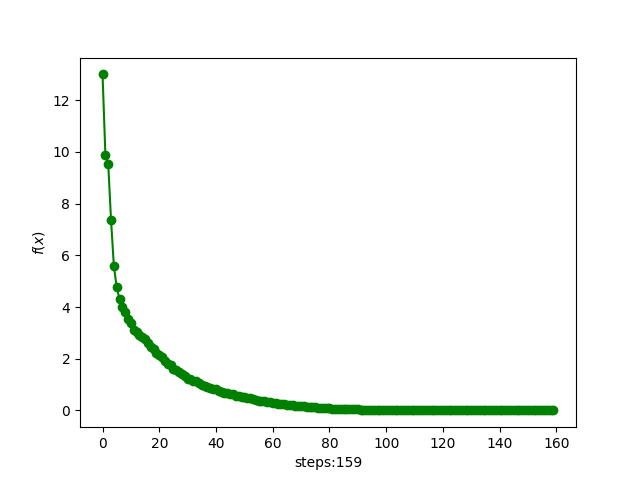

Recreate this plot in Python.
import numpy as np
import matplotlib.pyplot as plt
import time


def is_pos_def(x):
    return np.all(np.linalg.eigvals(x) > 0)


class DFP:
    def __init__(self, x0: np.array, H: np.array, alpha: float, beta: float, eta: float):
        self.x = x0
        self.alpha = alpha
        self.beta = beta
        self.eta = eta
        self.f_his = []
        self.time_his = []
        self.total_time = 0
        self.start_time = time.time()
        self.g = None
        self.d = None
        self.H = H
        self.pos = []

    def f(self, x: np.array):
        x1, x2, x3 = x[0], x[1], x[2]
        return (3 - x1) ** 2 + 7 * (x2 - x1 ** 2) ** 2 + 9 * (x3 - x1 - x2 ** 2) ** 2

    def df(self, x: np.array):
        x1, x2, x3 = x[0], x[1], x[2]
        return np.array([2 * (x1 - 3) + 28 * (x1 ** 2 - x2) * x1 + 18 * (-x3 + x1 + x2 ** 2),
                         36 * x2 ** 3 + 36 * x1 * x2 - 36 * x2 * x3 + 14 * x2 - 14 * x1 ** 2,
                         -18 * x2 ** 2 - 18 * x1 + 18 * x3])

    def dfp_step(self):
        pass
        print(self.x, file=fl)
        alpha = 1.0
        g = self.df(self.x)
        dfdf = np.dot(g, g)
        if dfdf < self.eta * self.eta:
            return False
        f = self.f(self.x)
        d = -self.H @ g

        # check whether positive definite
        if is_pos_def(self.H):
            self.pos.append(1)
        else:
            self.pos.append(0)

        while self.f(self.x + alpha * d) > f + self.alpha * alpha * np.dot(g, d):
            alpha = self.beta * alpha
        dx = alpha * d
        self.x += dx

        dg = self.df(self.x) - g

        Hdg = self.H @ dg
        dgdx = np.dot(dg, dx)
        dgHdg = np.dot(dg, Hdg)
        assert dgdx != 0 and dgHdg != 0

        self.H += np.outer(dx, dx) / dgdx - np.outer(Hdg, Hdg) / dgHdg

        self.d = d
        self.g = g

        self.f_his.append(f)
        self.time_his.append(time.time() - self.start_time)

        return True

    def plot(self, figName, time=0):
        if time == 1:
            plt.figure()
            plt.plot(self.time_his, self.f_his, "o-", color="r")
            ax = plt.gca()
            self.total_time = self.time_his[len(self.time_his-1)]
            ax.set_xlabel(f"total time:{round(self.total_time*1000,3)} s")
            ax.set_ylabel(r"$f(x)$")
            plt.savefig(figName + ".png")
            plt.show()
        else:
            plt.figure()
            plt.plot(range(len(self.f_his)), self.f_his, "o-", color="g")
            ax = plt.gca()
            ax.set_xlabel(f"steps:{len(self.f_his)-1}")
            ax.set_ylabel(r"$f(x)$")
            plt.savefig(figName + ".png")
            plt.show()

    def plot_pos(self):
        plt.figure()
        plt.plot(range(len(self.pos)), self.pos, "o-", color="purple")
        ax = plt.gca()
        ax.set_xlabel("1 means it's positive definite,0 means it's not")
        plt.savefig("dfp_pos_def.png")
        plt.show()

    def start(self):
        while self.dfp_step():
            pass


class BFGS:
    def __init__(self, x0: np.array, H: np.array, alpha: float, beta: float, eta: float):
        self.x = x0
        self.alpha = alpha
        self.beta = beta
        self.eta = eta
        self.f_his = []
        self.time_his = []
        self.total_time = 0
        self.start_time = time.time()
        self.g = None
        self.d = None
        self.H = H
        self.pos = []

    def f(self, x: np.array):
        x1, x2, x3 = x[0], x[1], x[2]
        return (3 - x1) ** 2 + 7 * (x2 - x1 ** 2) ** 2 + 9 * (x3 - x1 - x2 ** 2) ** 2

    def df(self, x: np.array):
        x1, x2, x3 = x[0], x[1], x[2]
        return np.array([2 * (x1 - 3) + 28 * (x1 ** 2 - x2) * x1 + 18 * (-x3 + x1 + x2 ** 2),
                         36 * x2 ** 3 + 36 * x1 * x2 - 36 * x2 * x3 + 14 * x2 - 14 * x1 ** 2,
                         -18 * x2 ** 2 - 18 * x1 + 18 * x3])

    def bfgs_step(self):
        pass
        print(self.x, file=fl)
        alpha = 1.0
        g = self.df(self.x)
        dfdf = np.dot(g, g)
        if dfdf < self.eta * self.eta:
            return False
        f = self.f(self.x)

        # check whether positive definite
        if is_pos_def(self.H):
            self.pos.append(1)
        else:
            self.pos.append(0)

        d = -self.H @ g

        while self.f(self.x + alpha * d) > f + self.alpha * alpha * np.dot(g, d):
            alpha = self.beta * alpha
        dx = alpha * d
        self.x += dx

        dg = self.df(self.x) - g
        Hdg = self.H @ dg
        dgdx = np.dot(dg, dx)
        Hdgdx = np.outer(Hdg, dx)
        assert dgdx != 0

        self.H += (1 + np.dot(dg, Hdg) / dgdx) / dgdx * np.outer(dx, dx) - (Hdgdx + Hdgdx.transpose()) / dgdx

        self.d = d
        self.g = g

        self.f_his.append(f)
        self.time_his.append(time.time() - self.start_time)

        return True

    def plot(self, figName, time=0):
        if time == 1:
            plt.figure()
            plt.plot(self.time_his, self.f_his, "o-", color="r")
            ax = plt.gca()
            self.total_time = self.time_his[len(self.time_his-1)]
            ax.set_xlabel(f"total time:{round(self.total_time*1000,3)} s")
            ax.set_ylabel(r"$f(x)$")
            plt.savefig(figName + ".png")
            plt.show()
        else:
            plt.figure()
            plt.plot(range(len(self.f_his)), self.f_his, "o-", color="g")
            ax = plt.gca()
            ax.set_xlabel(f"steps:{len(self.f_his)-1}")
            ax.set_ylabel(r"$f(x)$")
            plt.savefig(figName + ".png")
            plt.show()

    def plot_pos(self):
        plt.figure()
        plt.plot(range(len(self.pos)), self.pos, "o-", color="purple")
        ax = plt.gca()
        ax.set_xlabel("1 means it's positive definite,0 means it's not")
        plt.savefig("bfgs_pos_def.png")
        plt.show()

    def start(self):
        while self.bfgs_step():
            pass


if __name__ == "__main__":
    H0 = np.identity(3)
    x0 = np.array([1.0, 1.0, 1.0])

    fl = open("dfp.log", mode="w")
    dfp = DFP(x0.copy(), H0.copy(), 0.8, 0.5, 1e-5)
    dfp.start()
    dfp.plot("dfp")
    dfp.plot_pos()
    fl.close()

    fl = open("bfgs.log", mode="w")
    bfgs = BFGS(x0.copy(), H0.copy(), 0.8, 0.5, 1e-5)
    bfgs.start()
    bfgs.plot("bfgs")
    bfgs.plot_pos()
    fl.close()
